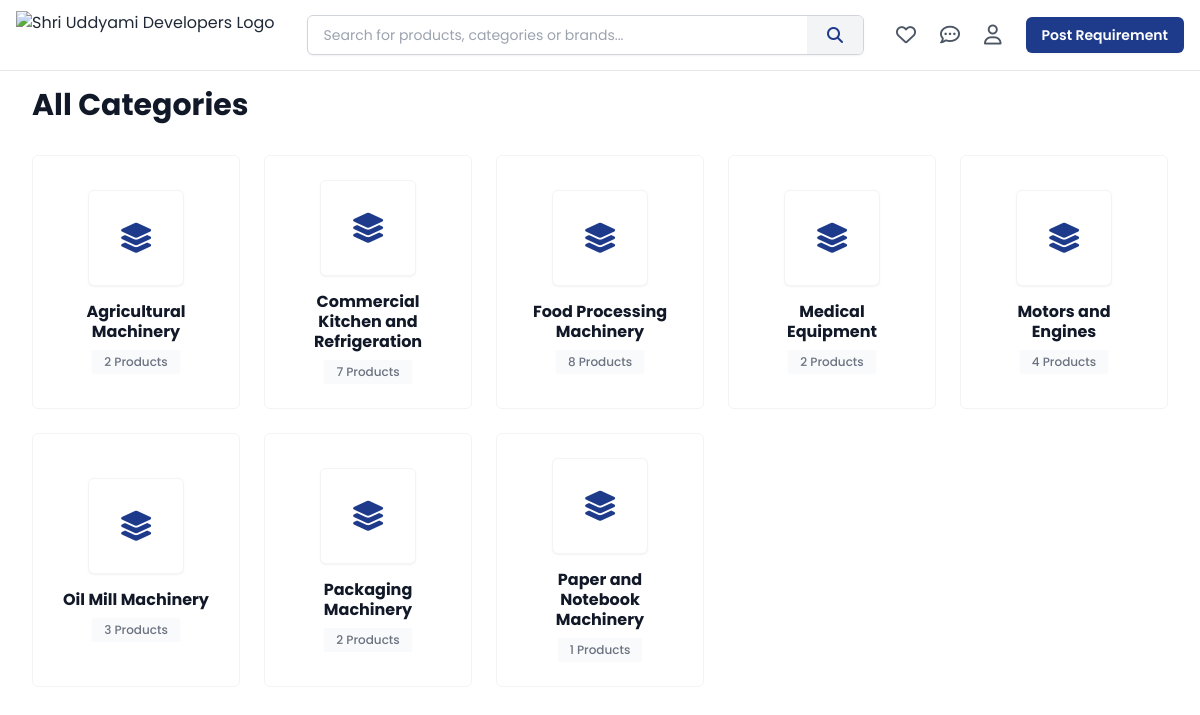
/categories.php, run on the app's committed database.
### tables this page shows
CREATE TABLE categories (
    id INTEGER PRIMARY KEY AUTOINCREMENT,
    name TEXT NOT NULL,
    slug TEXT NOT NULL UNIQUE,
    image TEXT,
    created_at DATETIME DEFAULT CURRENT_TIMESTAMP
);

### categories.php (the view, shortened to what this page needs)
<?php
require_once __DIR__ . '/includes/functions.php';
include __DIR__ . '/includes/header.php';
$categories = $pdo->query("SELECT * FROM categories ORDER BY name ASC")->fetchAll();
?>
<div class="bg-white min-h-screen pb-16 pt-4 px-4 sm:px-6 lg:px-8">
    <div class="max-w-7xl mx-auto">
        <h2 class="text-3xl font-bold text-gray-900 mb-8 animate-fade-in">All Categories</h2>
        <?php if (empty($categories)): ?>
            <div class="text-center py-20 bg-white rounded-md shadow-sm border border-gray-100 animate-slide-up">
                <i class="fa-solid fa-folder-open text-6xl text-gray-200 mb-4"></i>
                <p class="text-gray-500 font-medium">No categories found.</p>
            </div>
        <?php else: ?>
            <div class="grid grid-cols-2 md:grid-cols-4 lg:grid-cols-5 gap-4 md:gap-6 animate-slide-up">
                <?php foreach ($categories as $cat): ?>
                    <a href="/category/<?php echo urlencode($cat['slug']); ?>" class="bg-white border border-gray-100 rounded-md p-6 flex flex-col items-center justify-center text-center hover:border-primary transition-colors group">
                        <div class="w-20 h-20 md:w-24 md:h-24 bg-white rounded-md flex items-center justify-center mb-4 shadow-sm overflow-hidden  transition-transform duration-300 border border-gray-100">
                            <?php if($cat['image']): ?>
                                <img src="/<?php echo htmlspecialchars($cat['image']); ?>" class="w-full h-full object-cover">
                            <?php else: ?>
                                <i class="fa-solid fa-layer-group text-primary text-3xl"></i>
                            <?php endif; ?>
                        </div>
                        <h3 class="font-bold text-gray-900 leading-tight group-hover:text-primary transition"><?php echo htmlspecialchars($cat['name']); ?></h3>
                        <?php
                            $stmt = $pdo->prepare("SELECT COUNT(*) FROM products WHERE category_id = ? AND status = 'active'");
                            $stmt->execute([$cat['id']]);
                            $count = $stmt->fetchColumn();
                        ?>
                        <p class="text-xs text-gray-500 mt-2 font-medium bg-gray-50 px-3 py-1 rounded-sm"><?php echo $count; ?> Products</p>
                    </a>
                <?php endforeach; ?>
            </div>
        <?php endif; ?>
    </div>
</div>
<?php include __DIR__ . '/includes/footer.php'; ?>

### assets/css/app.css (style rules this page uses)
* { -webkit-tap-highlight-color: transparent; }
.animate-fade-in { animation: fadeIn 0.3s ease-in-out; }
.animate-slide-up { animation: slideUp 0.4s ease-out; }

### data on the page
categories: name "Agricultural Machinery", count "2"
categories: name "Commercial Kitchen and Refrigeration", count "7"
categories: name "Food Processing Machinery", count "8"
categories: name "Medical Equipment", count "2"
categories: name "Motors and Engines", count "4"
categories: name "Oil Mill Machinery", count "3"
categories: name "Packaging Machinery", count "2"
categories: name "Paper and Notebook Machinery", count "1"
